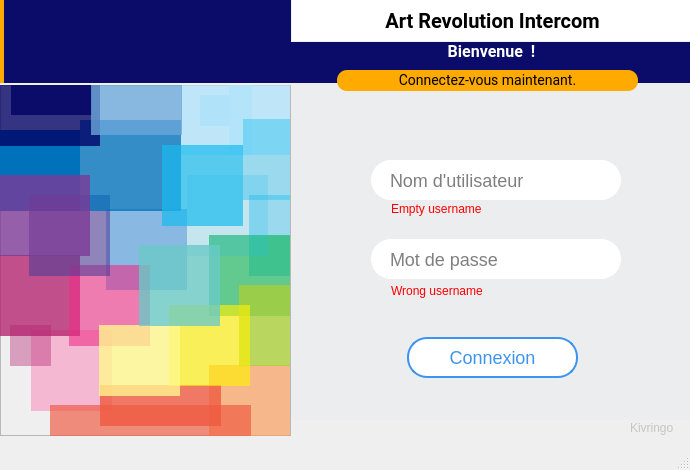
<?xml version="1.0" encoding="UTF-8"?>
<ui version="4.0">
 <class>LoginWindow</class>
 <widget class="QMainWindow" name="LoginWindow">
  <property name="geometry">
   <rect>
    <x>0</x>
    <y>0</y>
    <width>690</width>
    <height>470</height>
   </rect>
  </property>
  <property name="windowTitle">
   <string>Connexion - AR Intercom</string>
  </property>
  <property name="styleSheet">
   <string notr="true"/>
  </property>
  <widget class="QWidget" name="central_log">
   <widget class="QLineEdit" name="log_username">
    <property name="geometry">
     <rect>
      <x>371</x>
      <y>160</y>
      <width>250</width>
      <height>40</height>
     </rect>
    </property>
    <property name="styleSheet">
     <string notr="true">QLineEdit{
	border:2px solid; 
	border-radius:20px;
	font-size:18px;
	padding-left:15px;
	padding-right:15px; 
	border-color:#FFF; 
	background-color:#FFFFFF;}

QLineEdit:hover,  QLineEdit:focus{
	border-color: rgba(57, 146, 240, 180); 
}</string>
    </property>
    <property name="placeholderText">
     <string>Nom d'utilisateur</string>
    </property>
   </widget>
   <widget class="QLineEdit" name="log_password">
    <property name="geometry">
     <rect>
      <x>371</x>
      <y>239</y>
      <width>250</width>
      <height>40</height>
     </rect>
    </property>
    <property name="styleSheet">
     <string notr="true">QLineEdit{
	border:2px solid; 
	border-radius:20px;
	font-size:18px;
	padding-left:15px;
	padding-right:15px; 
	border-color:#FFF; 
	background-color:#FFFFFF;}

QLineEdit:hover,  QLineEdit:focus{
	border-color: rgba(57, 146, 240, 180); 
}</string>
    </property>
    <property name="text">
     <string/>
    </property>
    <property name="echoMode">
     <enum>QLineEdit::Password</enum>
    </property>
    <property name="placeholderText">
     <string>Mot de passe</string>
    </property>
   </widget>
   <widget class="QPushButton" name="toogle_button">
    <property name="geometry">
     <rect>
      <x>578</x>
      <y>248</y>
      <width>24</width>
      <height>24</height>
     </rect>
    </property>
    <property name="focusPolicy">
     <enum>Qt::NoFocus</enum>
    </property>
    <property name="styleSheet">
     <string notr="true">QPushButton{
	        image: url(:/cils/cils/cil_vision.png);
            background:none;
            border:none;}

QPushButton:hover{
            image: url(:/cils/cils/cil_low_vision.png);
            background:none;
            border:none;}</string>
    </property>
    <property name="text">
     <string/>
    </property>
   </widget>
   <widget class="QPushButton" name="connect_log">
    <property name="geometry">
     <rect>
      <x>407</x>
      <y>337</y>
      <width>171</width>
      <height>41</height>
     </rect>
    </property>
    <property name="styleSheet">
     <string notr="true">QPushButton{
	border:2px solid rgba(57, 146, 240, 250);
	border-radius:20px; 
	font-size:18px; 
	padding-left:15px;
	padding-right:15px; 
	background-color:#FFFFFF;
	color:rgba(57, 146, 240, 250);
}

QPushButton:hover{
	font-weight:bold;
	background-color: rgba(57, 146, 240, 250);
	color:#FFFFFF;
}</string>
    </property>
    <property name="text">
     <string>Connexion</string>
    </property>
   </widget>
   <widget class="QLabel" name="welcome_log">
    <property name="geometry">
     <rect>
      <x>291</x>
      <y>42</y>
      <width>401</width>
      <height>41</height>
     </rect>
    </property>
    <property name="styleSheet">
     <string notr="true">background-color: rgb(11, 11, 106);
color: rgb(255, 255, 255);font-size:16px; font-weight:bold; font-family:Roboto ;</string>
    </property>
    <property name="text">
     <string>Bienvenue  !</string>
    </property>
    <property name="alignment">
     <set>Qt::AlignHCenter|Qt::AlignTop</set>
    </property>
   </widget>
   <widget class="QLabel" name="connect_now">
    <property name="geometry">
     <rect>
      <x>337</x>
      <y>70</y>
      <width>301</width>
      <height>21</height>
     </rect>
    </property>
    <property name="styleSheet">
     <string notr="true">color: rgb(0, 0, 0);
;font-size:14px; font-family:Roboto ;
background-color: rgb(255, 170, 0);
border-radius:10px;</string>
    </property>
    <property name="text">
     <string>Connectez-vous maintenant.</string>
    </property>
    <property name="alignment">
     <set>Qt::AlignCenter</set>
    </property>
   </widget>
   <widget class="QLabel" name="logo_log">
    <property name="geometry">
     <rect>
      <x>0</x>
      <y>0</y>
      <width>291</width>
      <height>83</height>
     </rect>
    </property>
    <property name="styleSheet">
     <string notr="true">border-left:4px solid;
border-left-color: rgb(255, 170, 0);
background-color: rgb(11, 11, 106);
image: url(:/icons/icons/ARsoftlogo.png);
</string>
    </property>
    <property name="text">
     <string/>
    </property>
   </widget>
   <widget class="QLabel" name="main_title_log">
    <property name="geometry">
     <rect>
      <x>292</x>
      <y>0</y>
      <width>401</width>
      <height>41</height>
     </rect>
    </property>
    <property name="styleSheet">
     <string notr="true">color: rgb(0, 0, 0);background-color: rgb(255, 255, 255);font-size:20px; font-weight:bold; font-family: Kirvy ,Roboto ;</string>
    </property>
    <property name="text">
     <string>Art Revolution Intercom</string>
    </property>
    <property name="alignment">
     <set>Qt::AlignCenter</set>
    </property>
   </widget>
   <widget class="QLabel" name="multi_logo_background">
    <property name="geometry">
     <rect>
      <x>290</x>
      <y>79</y>
      <width>401</width>
      <height>341</height>
     </rect>
    </property>
    <property name="styleSheet">
     <string notr="true">background-color: rgba(57, 146, 240, 5);
background-image: url(:/icons/icons/multilogo.png);</string>
    </property>
    <property name="text">
     <string/>
    </property>
   </widget>
   <widget class="QFrame" name="multicolor">
    <property name="geometry">
     <rect>
      <x>0</x>
      <y>85</y>
      <width>291</width>
      <height>351</height>
     </rect>
    </property>
    <property name="frameShape">
     <enum>QFrame::StyledPanel</enum>
    </property>
    <property name="frameShadow">
     <enum>QFrame::Raised</enum>
    </property>
    <widget class="QLabel" name="logo_20">
     <property name="geometry">
      <rect>
       <x>31</x>
       <y>245</y>
       <width>81</width>
       <height>81</height>
      </rect>
     </property>
     <property name="styleSheet">
      <string notr="true">background-color: rgba(246, 168, 202, 200);</string>
     </property>
     <property name="text">
      <string/>
     </property>
    </widget>
    <widget class="QLabel" name="logo_10">
     <property name="geometry">
      <rect>
       <x>106</x>
       <y>124</y>
       <width>81</width>
       <height>81</height>
      </rect>
     </property>
     <property name="styleSheet">
      <string notr="true">background-color: rgba(137, 184, 227, 254);</string>
     </property>
     <property name="text">
      <string/>
     </property>
    </widget>
    <widget class="QLabel" name="logo_4">
     <property name="geometry">
      <rect>
       <x>-1</x>
       <y>45</y>
       <width>81</width>
       <height>81</height>
      </rect>
     </property>
     <property name="styleSheet">
      <string notr="true">background-color: rgb(0, 114, 188);
</string>
     </property>
     <property name="text">
      <string/>
     </property>
    </widget>
    <widget class="QLabel" name="logo_12">
     <property name="geometry">
      <rect>
       <x>-1</x>
       <y>170</y>
       <width>81</width>
       <height>81</height>
      </rect>
     </property>
     <property name="styleSheet">
      <string notr="true">
background-color: rgba(179, 34, 111, 200);
</string>
     </property>
     <property name="text">
      <string/>
     </property>
    </widget>
    <widget class="QLabel" name="logo_19">
     <property name="geometry">
      <rect>
       <x>209</x>
       <y>280</y>
       <width>81</width>
       <height>81</height>
      </rect>
     </property>
     <property name="styleSheet">
      <string notr="true">
background-color: rgba(249, 161, 97, 180);</string>
     </property>
     <property name="text">
      <string/>
     </property>
    </widget>
    <widget class="QLabel" name="logo_13">
     <property name="geometry">
      <rect>
       <x>69</x>
       <y>180</y>
       <width>81</width>
       <height>81</height>
      </rect>
     </property>
     <property name="styleSheet">
      <string notr="true">background-color: rgba(238, 44, 135, 150);</string>
     </property>
     <property name="text">
      <string/>
     </property>
    </widget>
    <widget class="QLabel" name="logo_6">
     <property name="geometry">
      <rect>
       <x>29</x>
       <y>110</y>
       <width>81</width>
       <height>81</height>
      </rect>
     </property>
     <property name="styleSheet">
      <string notr="true">background-color: rgba(78, 59, 151, 150);</string>
     </property>
     <property name="text">
      <string/>
     </property>
    </widget>
    <widget class="QLabel" name="logo_8">
     <property name="geometry">
      <rect>
       <x>80</x>
       <y>35</y>
       <width>101</width>
       <height>91</height>
      </rect>
     </property>
     <property name="styleSheet">
      <string notr="true">background-color: rgba(0, 114, 188, 200);
</string>
     </property>
     <property name="text">
      <string/>
     </property>
    </widget>
    <widget class="QLabel" name="logo_27">
     <property name="geometry">
      <rect>
       <x>181</x>
       <y>-1</y>
       <width>71</width>
       <height>71</height>
      </rect>
     </property>
     <property name="styleSheet">
      <string notr="true">background-color: rgba(176, 227, 250, 200);</string>
     </property>
     <property name="text">
      <string/>
     </property>
    </widget>
    <widget class="QLabel" name="logo_25">
     <property name="geometry">
      <rect>
       <x>11</x>
       <y>-1</y>
       <width>81</width>
       <height>31</height>
      </rect>
     </property>
     <property name="styleSheet">
      <string notr="true">background-color: rgba(0, 0, 100, 200);</string>
     </property>
     <property name="text">
      <string/>
     </property>
    </widget>
    <widget class="QLabel" name="logo_28">
     <property name="geometry">
      <rect>
       <x>229</x>
       <y>-1</y>
       <width>61</width>
       <height>71</height>
      </rect>
     </property>
     <property name="styleSheet">
      <string notr="true">background-color: rgba(176, 227, 250, 200);</string>
     </property>
     <property name="text">
      <string/>
     </property>
    </widget>
    <widget class="QLabel" name="logo_24">
     <property name="geometry">
      <rect>
       <x>249</x>
       <y>110</y>
       <width>41</width>
       <height>81</height>
      </rect>
     </property>
     <property name="styleSheet">
      <string notr="true">background-color: rgba(25, 187, 238, 100);
</string>
     </property>
     <property name="text">
      <string/>
     </property>
    </widget>
    <widget class="QLabel" name="logo_16">
     <property name="geometry">
      <rect>
       <x>209</x>
       <y>150</y>
       <width>81</width>
       <height>81</height>
      </rect>
     </property>
     <property name="styleSheet">
      <string notr="true">background-color: rgba(0, 176, 76, 150);</string>
     </property>
     <property name="text">
      <string/>
     </property>
    </widget>
    <widget class="QLabel" name="logo_7">
     <property name="geometry">
      <rect>
       <x>187</x>
       <y>90</y>
       <width>81</width>
       <height>81</height>
      </rect>
     </property>
     <property name="styleSheet">
      <string notr="true">background-color: rgba(25, 187, 238, 50);
</string>
     </property>
     <property name="text">
      <string/>
     </property>
    </widget>
    <widget class="QLabel" name="logo_14">
     <property name="geometry">
      <rect>
       <x>10</x>
       <y>240</y>
       <width>41</width>
       <height>41</height>
      </rect>
     </property>
     <property name="styleSheet">
      <string notr="true">
background-color: rgba(179, 34, 111, 100);
</string>
     </property>
     <property name="text">
      <string/>
     </property>
    </widget>
    <widget class="QLabel" name="logo_23">
     <property name="geometry">
      <rect>
       <x>-1</x>
       <y>0</y>
       <width>101</width>
       <height>61</height>
      </rect>
     </property>
     <property name="styleSheet">
      <string notr="true">background-color: rgba(0, 0, 100, 200);</string>
     </property>
     <property name="text">
      <string/>
     </property>
    </widget>
    <widget class="QLabel" name="logo_22">
     <property name="geometry">
      <rect>
       <x>100</x>
       <y>300</y>
       <width>121</width>
       <height>41</height>
      </rect>
     </property>
     <property name="styleSheet">
      <string notr="true">background-color: rgba(247, 162, 135, 200);
background-color: rgba(239, 88, 63, 200);</string>
     </property>
     <property name="text">
      <string/>
     </property>
    </widget>
    <widget class="QLabel" name="logo_17">
     <property name="geometry">
      <rect>
       <x>239</x>
       <y>200</y>
       <width>51</width>
       <height>81</height>
      </rect>
     </property>
     <property name="styleSheet">
      <string notr="true">background-color: rgba(170, 207, 55, 200);</string>
     </property>
     <property name="text">
      <string/>
     </property>
    </widget>
    <widget class="QLabel" name="logo_9">
     <property name="geometry">
      <rect>
       <x>162</x>
       <y>60</y>
       <width>81</width>
       <height>81</height>
      </rect>
     </property>
     <property name="styleSheet">
      <string notr="true">background-color: rgba(25, 187, 238, 180);
</string>
     </property>
     <property name="text">
      <string/>
     </property>
    </widget>
    <widget class="QLabel" name="logo_18">
     <property name="geometry">
      <rect>
       <x>169</x>
       <y>220</y>
       <width>81</width>
       <height>81</height>
      </rect>
     </property>
     <property name="styleSheet">
      <string notr="true">background-color: rgba(255, 240, 0, 160);</string>
     </property>
     <property name="text">
      <string/>
     </property>
    </widget>
    <widget class="QLabel" name="logo_26">
     <property name="geometry">
      <rect>
       <x>91</x>
       <y>-1</y>
       <width>91</width>
       <height>51</height>
      </rect>
     </property>
     <property name="styleSheet">
      <string notr="true">background-color: rgba(107, 167, 218, 200);</string>
     </property>
     <property name="text">
      <string/>
     </property>
    </widget>
    <widget class="QLabel" name="logo_21">
     <property name="geometry">
      <rect>
       <x>99</x>
       <y>240</y>
       <width>81</width>
       <height>71</height>
      </rect>
     </property>
     <property name="styleSheet">
      <string notr="true">background-color: rgba(255, 247, 142, 200);</string>
     </property>
     <property name="text">
      <string/>
     </property>
    </widget>
    <widget class="QLabel" name="logo_15">
     <property name="geometry">
      <rect>
       <x>139</x>
       <y>160</y>
       <width>81</width>
       <height>81</height>
      </rect>
     </property>
     <property name="styleSheet">
      <string notr="true">background-color: rgba(105, 201, 198, 200);</string>
     </property>
     <property name="text">
      <string/>
     </property>
    </widget>
    <widget class="QLabel" name="logo_11">
     <property name="geometry">
      <rect>
       <x>-1</x>
       <y>90</y>
       <width>91</width>
       <height>81</height>
      </rect>
     </property>
     <property name="styleSheet">
      <string notr="true">background-color: rgba(124, 56, 149, 200);
</string>
     </property>
     <property name="text">
      <string/>
     </property>
    </widget>
    <widget class="QLabel" name="logo_5">
     <property name="geometry">
      <rect>
       <x>243</x>
       <y>34</y>
       <width>47</width>
       <height>81</height>
      </rect>
     </property>
     <property name="styleSheet">
      <string notr="true">background-color: rgba(25, 187, 238, 100);
</string>
     </property>
     <property name="text">
      <string/>
     </property>
    </widget>
    <widget class="QLabel" name="logo_29">
     <property name="geometry">
      <rect>
       <x>200</x>
       <y>10</y>
       <width>31</width>
       <height>31</height>
      </rect>
     </property>
     <property name="styleSheet">
      <string notr="true">background-color: rgba(176, 227, 250, 255);</string>
     </property>
     <property name="text">
      <string/>
     </property>
    </widget>
    <widget class="QLabel" name="logo_30">
     <property name="geometry">
      <rect>
       <x>50</x>
       <y>320</y>
       <width>201</width>
       <height>31</height>
      </rect>
     </property>
     <property name="styleSheet">
      <string notr="true">
background-color: rgba(239, 88, 63, 170);</string>
     </property>
     <property name="text">
      <string/>
     </property>
    </widget>
   </widget>
   <widget class="QLabel" name="label">
    <property name="geometry">
     <rect>
      <x>630</x>
      <y>420</y>
      <width>51</width>
      <height>16</height>
     </rect>
    </property>
    <property name="styleSheet">
     <string notr="true">QLabel{
	color:#C5C5C5;	
}</string>
    </property>
    <property name="text">
     <string>Kivringo</string>
    </property>
   </widget>
   <widget class="QLabel" name="name_warning">
    <property name="geometry">
     <rect>
      <x>391</x>
      <y>201</y>
      <width>151</width>
      <height>16</height>
     </rect>
    </property>
    <property name="styleSheet">
     <string notr="true">color:red;
font-size:12px;</string>
    </property>
    <property name="text">
     <string>Empty username</string>
    </property>
   </widget>
   <widget class="QLabel" name="psw_warning">
    <property name="geometry">
     <rect>
      <x>391</x>
      <y>283</y>
      <width>151</width>
      <height>16</height>
     </rect>
    </property>
    <property name="styleSheet">
     <string notr="true">color:red;
font-size:12px;</string>
    </property>
    <property name="text">
     <string>Wrong username</string>
    </property>
   </widget>
   <zorder>multi_logo_background</zorder>
   <zorder>log_username</zorder>
   <zorder>log_password</zorder>
   <zorder>toogle_button</zorder>
   <zorder>connect_log</zorder>
   <zorder>welcome_log</zorder>
   <zorder>connect_now</zorder>
   <zorder>logo_log</zorder>
   <zorder>main_title_log</zorder>
   <zorder>multicolor</zorder>
   <zorder>label</zorder>
   <zorder>name_warning</zorder>
   <zorder>psw_warning</zorder>
  </widget>
  <widget class="QMenuBar" name="menubar">
   <property name="geometry">
    <rect>
     <x>0</x>
     <y>0</y>
     <width>690</width>
     <height>19</height>
    </rect>
   </property>
  </widget>
  <widget class="QStatusBar" name="statusbar"/>
 </widget>
 <resources>
  <include location="../resources/img.qrc"/>
 </resources>
 <connections>
  <connection>
   <sender>log_password</sender>
   <signal>returnPressed()</signal>
   <receiver>connect_log</receiver>
   <slot>click()</slot>
   <hints>
    <hint type="sourcelabel">
     <x>513</x>
     <y>298</y>
    </hint>
    <hint type="destinationlabel">
     <x>509</x>
     <y>367</y>
    </hint>
   </hints>
  </connection>
 </connections>
</ui>
